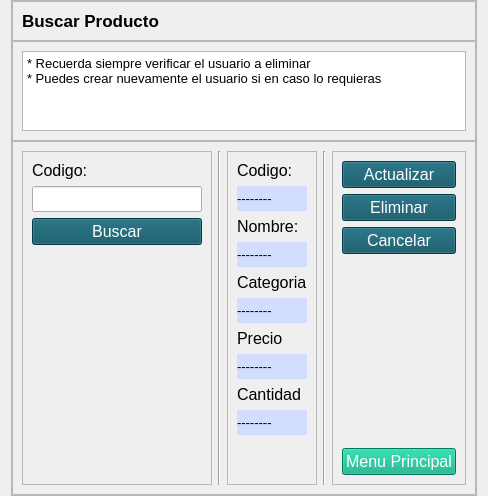
             <widget class="QWidget" name="pageC_Buscar">
              <layout class="QHBoxLayout" name="horizontalLayout_10">
               <property name="spacing">
                <number>0</number>
               </property>
               <property name="topMargin">
                <number>0</number>
               </property>
               <property name="bottomMargin">
                <number>0</number>
               </property>
               <item>
                <widget class="QFrame" name="frame_4">
                 <property name="maximumSize">
                  <size>
                   <width>700</width>
                   <height>1000000</height>
                  </size>
                 </property>
                 <property name="font">
                  <font>
                   <pointsize>1</pointsize>
                  </font>
                 </property>
                 <property name="frameShape">
                  <enum>QFrame::StyledPanel</enum>
                 </property>
                 <property name="frameShadow">
                  <enum>QFrame::Raised</enum>
                 </property>
                 <layout class="QVBoxLayout" name="verticalLayout_11">
                  <property name="spacing">
                   <number>0</number>
                  </property>
                  <property name="leftMargin">
                   <number>0</number>
                  </property>
                  <property name="topMargin">
                   <number>0</number>
                  </property>
                  <property name="rightMargin">
                   <number>0</number>
                  </property>
                  <property name="bottomMargin">
                   <number>0</number>
                  </property>
                  <item>
                   <widget class="QFrame" name="frame_6">
                    <property name="minimumSize">
                     <size>
                      <width>0</width>
                      <height>40</height>
                     </size>
                    </property>
                    <property name="maximumSize">
                     <size>
                      <width>16777215</width>
                      <height>40</height>
                     </size>
                    </property>
                    <property name="frameShape">
                     <enum>QFrame::StyledPanel</enum>
                    </property>
                    <property name="frameShadow">
                     <enum>QFrame::Raised</enum>
                    </property>
                    <layout class="QHBoxLayout" name="horizontalLayout_11">
                     <property name="topMargin">
                      <number>0</number>
                     </property>
                     <property name="bottomMargin">
                      <number>0</number>
                     </property>
                     <item>
                      <widget class="QLabel" name="label_6">
                       <property name="font">
                        <font>
                         <pointsize>13</pointsize>
                         <weight>75</weight>
                         <bold>true</bold>
                        </font>
                       </property>
                       <property name="text">
                        <string>Buscar Producto</string>
                       </property>
                      </widget>
                     </item>
                    </layout>
                   </widget>
                  </item>
                  <item>
                   <widget class="QFrame" name="frame_13">
                    <property name="minimumSize">
                     <size>
                      <width>0</width>
                      <height>100</height>
                     </size>
                    </property>
                    <property name="maximumSize">
                     <size>
                      <width>16777215</width>
                      <height>100</height>
                     </size>
                    </property>
                    <property name="frameShape">
                     <enum>QFrame::StyledPanel</enum>
                    </property>
                    <property name="frameShadow">
                     <enum>QFrame::Raised</enum>
                    </property>
                    <layout class="QHBoxLayout" name="horizontalLayout_17">
                     <item>
                      <widget class="QTextBrowser" name="textBrowser_3">
                       <property name="html">
                        <string>&lt;!DOCTYPE HTML PUBLIC &quot;-//W3C//DTD HTML 4.0//EN&quot; &quot;http://www.w3.org/TR/REC-html40/strict.dtd&quot;&gt;
&lt;html&gt;&lt;head&gt;&lt;meta name=&quot;qrichtext&quot; content=&quot;1&quot; /&gt;&lt;style type=&quot;text/css&quot;&gt;
p, li { white-space: pre-wrap; }
&lt;/style&gt;&lt;/head&gt;&lt;body style=&quot; font-family:'MS Shell Dlg 2'; font-size:1pt; font-weight:400; font-style:normal;&quot;&gt;
&lt;p style=&quot; margin-top:0px; margin-bottom:0px; margin-left:0px; margin-right:0px; -qt-block-indent:0; text-indent:0px;&quot;&gt;&lt;span style=&quot; font-size:10pt;&quot;&gt;* Recuerda siempre verificar el usuario a eliminar&lt;/span&gt;&lt;/p&gt;
&lt;p style=&quot; margin-top:0px; margin-bottom:0px; margin-left:0px; margin-right:0px; -qt-block-indent:0; text-indent:0px;&quot;&gt;&lt;span style=&quot; font-size:10pt;&quot;&gt;* Puedes crear nuevamente el usuario si en caso lo requieras&lt;/span&gt;&lt;/p&gt;
&lt;p style=&quot;-qt-paragraph-type:empty; margin-top:0px; margin-bottom:0px; margin-left:0px; margin-right:0px; -qt-block-indent:0; text-indent:0px; font-size:10pt;&quot;&gt;&lt;br /&gt;&lt;/p&gt;&lt;/body&gt;&lt;/html&gt;</string>
                       </property>
                      </widget>
                     </item>
                    </layout>
                   </widget>
                  </item>
                  <item>
                   <widget class="QFrame" name="frame_14">
                    <property name="styleSheet">
                     <string notr="true">QPushButton
{
color: rgb(255, 255, 255);
background-color: rgb(8, 80, 97);
}
QPushButton::hover
{
color: rgb(255, 255, 255);
	background-color: rgb(45, 131, 118);
}</string>
                    </property>
                    <property name="frameShape">
                     <enum>QFrame::StyledPanel</enum>
                    </property>
                    <property name="frameShadow">
                     <enum>QFrame::Raised</enum>
                    </property>
                    <layout class="QHBoxLayout" name="horizontalLayout_19">
                     <item>
                      <widget class="QFrame" name="frame_31">
                       <property name="minimumSize">
                        <size>
                         <width>190</width>
                         <height>0</height>
                        </size>
                       </property>
                       <property name="maximumSize">
                        <size>
                         <width>120</width>
                         <height>16777215</height>
                        </size>
                       </property>
                       <property name="frameShape">
                        <enum>QFrame::StyledPanel</enum>
                       </property>
                       <property name="frameShadow">
                        <enum>QFrame::Raised</enum>
                       </property>
                       <layout class="QVBoxLayout" name="verticalLayout_5">
                        <item>
                         <widget class="QLabel" name="label_28">
                          <property name="font">
                           <font>
                            <pointsize>12</pointsize>
                           </font>
                          </property>
                          <property name="text">
                           <string>Codigo: </string>
                          </property>
                          <property name="alignment">
                           <set>Qt::AlignLeading|Qt::AlignLeft|Qt::AlignVCenter</set>
                          </property>
                         </widget>
                        </item>
                        <item>
                         <widget class="QLineEdit" name="inputCodigoC">
                          <property name="font">
                           <font>
                            <pointsize>11</pointsize>
                           </font>
                          </property>
                          <property name="text">
                           <string/>
                          </property>
                         </widget>
                        </item>
                        <item>
                         <widget class="QPushButton" name="btnBuscarC">
                          <property name="font">
                           <font>
                            <pointsize>12</pointsize>
                           </font>
                          </property>
                          <property name="text">
                           <string>Buscar</string>
                          </property>
                         </widget>
                        </item>
                        <item>
                         <spacer name="verticalSpacer_4">
                          <property name="orientation">
                           <enum>Qt::Vertical</enum>
                          </property>
                          <property name="sizeHint" stdset="0">
                           <size>
                            <width>20</width>
                            <height>40</height>
                           </size>
                          </property>
                         </spacer>
                        </item>
                       </layout>
                      </widget>
                     </item>
                     <item>
                      <widget class="Line" name="line_3">
                       <property name="orientation">
                        <enum>Qt::Vertical</enum>
                       </property>
                      </widget>
                     </item>
                     <item>
                      <widget class="QFrame" name="frame_30">
                       <property name="frameShape">
                        <enum>QFrame::StyledPanel</enum>
                       </property>
                       <property name="frameShadow">
                        <enum>QFrame::Raised</enum>
                       </property>
                       <layout class="QVBoxLayout" name="verticalLayout_17">
                        <item>
                         <widget class="QLabel" name="label_14">
                          <property name="font">
                           <font>
                            <pointsize>12</pointsize>
                           </font>
                          </property>
                          <property name="text">
                           <string>Codigo: </string>
                          </property>
                          <property name="alignment">
                           <set>Qt::AlignLeading|Qt::AlignLeft|Qt::AlignVCenter</set>
                          </property>
                         </widget>
                        </item>
                        <item>
                         <widget class="QLabel" name="txtCodigoC">
                          <property name="minimumSize">
                           <size>
                            <width>0</width>
                            <height>25</height>
                           </size>
                          </property>
                          <property name="font">
                           <font>
                            <pointsize>10</pointsize>
                           </font>
                          </property>
                          <property name="styleSheet">
                           <string notr="true">background-color: rgb(210, 221, 255);</string>
                          </property>
                          <property name="text">
                           <string>--------</string>
                          </property>
                          <property name="alignment">
                           <set>Qt::AlignLeading|Qt::AlignLeft|Qt::AlignVCenter</set>
                          </property>
                         </widget>
                        </item>
                        <item>
                         <widget class="QLabel" name="label_15">
                          <property name="font">
                           <font>
                            <pointsize>12</pointsize>
                           </font>
                          </property>
                          <property name="text">
                           <string>Nombre: </string>
                          </property>
                          <property name="alignment">
                           <set>Qt::AlignLeading|Qt::AlignLeft|Qt::AlignVCenter</set>
                          </property>
                         </widget>
                        </item>
                        <item>
                         <widget class="QLabel" name="txtNombreC">
                          <property name="minimumSize">
                           <size>
                            <width>0</width>
                            <height>25</height>
                           </size>
                          </property>
                          <property name="font">
                           <font>
                            <pointsize>10</pointsize>
                           </font>
                          </property>
                          <property name="styleSheet">
                           <string notr="true">background-color: rgb(210, 221, 255);</string>
                          </property>
                          <property name="text">
                           <string>--------</string>
                          </property>
                          <property name="alignment">
                           <set>Qt::AlignLeading|Qt::AlignLeft|Qt::AlignVCenter</set>
                          </property>
                         </widget>
                        </item>
                        <item>
                         <widget class="QLabel" name="label_16">
                          <property name="font">
                           <font>
                            <pointsize>12</pointsize>
                           </font>
                          </property>
                          <property name="text">
                           <string>Categoria</string>
                          </property>
                          <property name="alignment">
                           <set>Qt::AlignLeading|Qt::AlignLeft|Qt::AlignVCenter</set>
                          </property>
                         </widget>
                        </item>
                        <item>
                         <widget class="QLabel" name="txtCargoC">
                          <property name="minimumSize">
                           <size>
                            <width>0</width>
                            <height>25</height>
                           </size>
                          </property>
                          <property name="font">
                           <font>
                            <pointsize>10</pointsize>
                           </font>
                          </property>
                          <property name="styleSheet">
                           <string notr="true">background-color: rgb(210, 221, 255);</string>
                          </property>
                          <property name="text">
                           <string>--------</string>
                          </property>
                          <property name="alignment">
                           <set>Qt::AlignLeading|Qt::AlignLeft|Qt::AlignVCenter</set>
                          </property>
                         </widget>
                        </item>
                        <item>
                         <widget class="QLabel" name="label_17">
                          <property name="font">
                           <font>
                            <pointsize>12</pointsize>
                           </font>
                          </property>
                          <property name="text">
                           <string>Precio</string>
                          </property>
                          <property name="alignment">
                           <set>Qt::AlignLeading|Qt::AlignLeft|Qt::AlignVCenter</set>
                          </property>
                         </widget>
                        </item>
                        <item>
                         <widget class="QLabel" name="txtClaveC">
                          <property name="minimumSize">
                           <size>
                            <width>0</width>
                            <height>25</height>
                           </size>
                          </property>
                          <property name="font">
                           <font>
                            <pointsize>10</pointsize>
                           </font>
                          </property>
                          <property name="styleSheet">
                           <string notr="true">background-color: rgb(210, 221, 255);</string>
                          </property>
                          <property name="text">
                           <string>--------</string>
                          </property>
                          <property name="alignment">
                           <set>Qt::AlignLeading|Qt::AlignLeft|Qt::AlignVCenter</set>
                          </property>
                         </widget>
                        </item>
                        <item>
                         <widget class="QLabel" name="label_22">
                          <property name="font">
                           <font>
                            <pointsize>12</pointsize>
                           </font>
                          </property>
                          <property name="text">
                           <string>Cantidad</string>
                          </property>
                          <property name="alignment">
                           <set>Qt::AlignLeading|Qt::AlignLeft|Qt::AlignVCenter</set>
                          </property>
                         </widget>
                        </item>
                        <item>
                         <widget class="QLabel" name="txtEstadoC">
                          <property name="minimumSize">
                           <size>
                            <width>0</width>
                            <height>25</height>
                           </size>
                          </property>
                          <property name="font">
                           <font>
                            <pointsize>10</pointsize>
                           </font>
                          </property>
                          <property name="styleSheet">
                           <string notr="true">background-color: rgb(210, 221, 255);</string>
                          </property>
                          <property name="text">
                           <string>--------</string>
                          </property>
                          <property name="alignment">
                           <set>Qt::AlignLeading|Qt::AlignLeft|Qt::AlignVCenter</set>
                          </property>
                         </widget>
                        </item>
                        <item>
                         <spacer name="verticalSpacer_5">
                          <property name="orientation">
                           <enum>Qt::Vertical</enum>
                          </property>
                          <property name="sizeHint" stdset="0">
                           <size>
                            <width>20</width>
                            <height>40</height>
                           </size>
                          </property>
                         </spacer>
                        </item>
                       </layout>
                      </widget>
                     </item>
                     <item>
                      <widget class="Line" name="line_5">
                       <property name="orientation">
                        <enum>Qt::Vertical</enum>
                       </property>
                      </widget>
                     </item>
                     <item>
                      <widget class="QFrame" name="frame_27">
                       <property name="maximumSize">
                        <size>
                         <width>600</width>
                         <height>16777215</height>
                        </size>
                       </property>
                       <property name="font">
                        <font>
                         <pointsize>11</pointsize>
                        </font>
                       </property>
                       <property name="frameShape">
                        <enum>QFrame::StyledPanel</enum>
                       </property>
                       <property name="frameShadow">
                        <enum>QFrame::Raised</enum>
                       </property>
                       <layout class="QVBoxLayout" name="verticalLayout_18">
                        <item>
                         <widget class="QPushButton" name="btnUpdateC">
                          <property name="font">
                           <font>
                            <pointsize>12</pointsize>
                           </font>
                          </property>
                          <property name="text">
                           <string>Actualizar</string>
                          </property>
                         </widget>
                        </item>
                        <item>
                         <widget class="QPushButton" name="btnDeleteC">
                          <property name="font">
                           <font>
                            <pointsize>12</pointsize>
                           </font>
                          </property>
                          <property name="text">
                           <string>Eliminar</string>
                          </property>
                         </widget>
                        </item>
                        <item>
                         <widget class="QPushButton" name="btnCancelarC">
                          <property name="font">
                           <font>
                            <pointsize>12</pointsize>
                           </font>
                          </property>
                          <property name="text">
                           <string>Cancelar</string>
                          </property>
                         </widget>
                        </item>
                        <item>
                         <spacer name="verticalSpacer_6">
                          <property name="orientation">
                           <enum>Qt::Vertical</enum>
                          </property>
                          <property name="sizeHint" stdset="0">
                           <size>
                            <width>20</width>
                            <height>40</height>
                           </size>
                          </property>
                         </spacer>
                        </item>
                        <item>
                         <widget class="QPushButton" name="btnXCerrarC">
                          <property name="font">
                           <font>
                            <pointsize>12</pointsize>
                           </font>
                          </property>
                          <property name="styleSheet">
                           <string notr="true">QPushButton
{
color: rgb(255, 255, 255);
background-color: rgb(0, 170, 127);

}
QPushButton::hover
{
color: rgb(255, 255, 255);
background-color: rgb(8, 80, 97);
}</string>
                          </property>
                          <property name="text">
                           <string>Menu Principal</string>
                          </property>
                         </widget>
                        </item>
                       </layout>
                      </widget>
                     </item>
                    </layout>
                   </widget>
                  </item>
                 </layout>
                </widget>
               </item>
              </layout>
             </widget>
